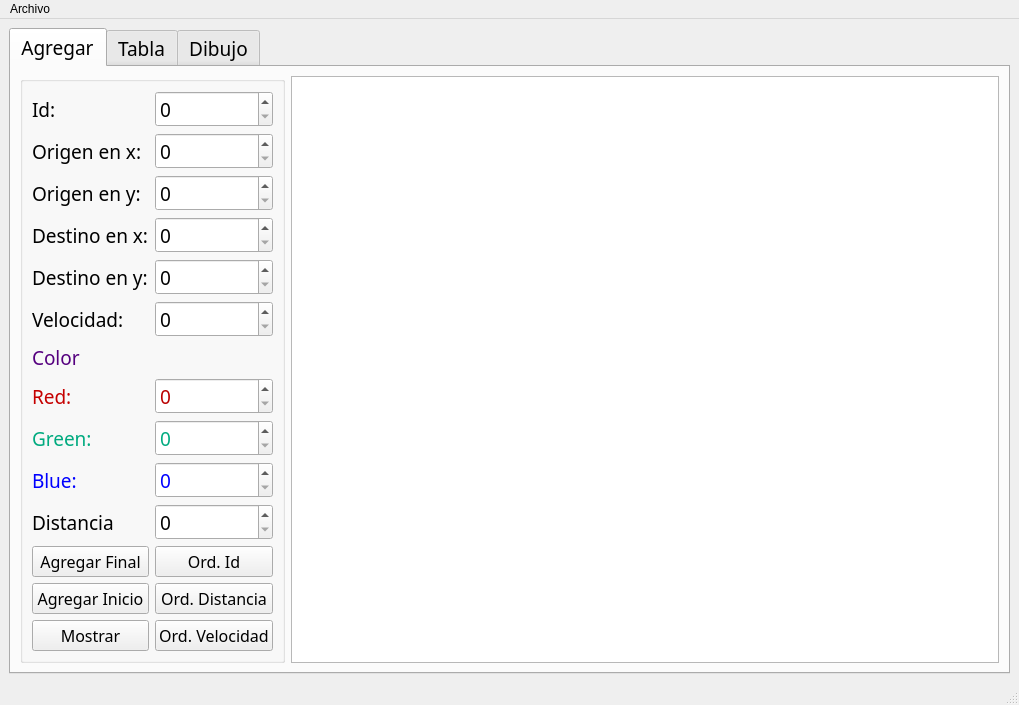
<?xml version="1.0" encoding="UTF-8"?>
<ui version="4.0">
 <class>MainWindow</class>
 <widget class="QMainWindow" name="MainWindow">
  <property name="geometry">
   <rect>
    <x>0</x>
    <y>0</y>
    <width>1019</width>
    <height>619</height>
   </rect>
  </property>
  <property name="windowTitle">
   <string>Particulas</string>
  </property>
  <widget class="QWidget" name="centralwidget">
   <layout class="QGridLayout" name="gridLayout_3">
    <item row="0" column="0">
     <widget class="QTabWidget" name="tabWidget">
      <property name="font">
       <font>
        <family>Pristina</family>
        <pointsize>14</pointsize>
       </font>
      </property>
      <property name="currentIndex">
       <number>0</number>
      </property>
      <widget class="QWidget" name="tab">
       <attribute name="title">
        <string>Agregar</string>
       </attribute>
       <layout class="QGridLayout" name="gridLayout_2">
        <item row="0" column="0">
         <widget class="QGroupBox" name="groupBox">
          <property name="title">
           <string/>
          </property>
          <layout class="QGridLayout" name="gridLayout">
           <item row="0" column="0">
            <widget class="QLabel" name="Id">
             <property name="font">
              <font>
               <family>Rage Italic</family>
               <pointsize>14</pointsize>
              </font>
             </property>
             <property name="text">
              <string>Id:</string>
             </property>
            </widget>
           </item>
           <item row="0" column="1">
            <widget class="QSpinBox" name="Id_spinBox">
             <property name="font">
              <font>
               <family>Rage Italic</family>
               <pointsize>14</pointsize>
              </font>
             </property>
            </widget>
           </item>
           <item row="1" column="0">
            <widget class="QLabel" name="OrigenX">
             <property name="font">
              <font>
               <family>Rage Italic</family>
               <pointsize>14</pointsize>
              </font>
             </property>
             <property name="text">
              <string>Origen en x:</string>
             </property>
            </widget>
           </item>
           <item row="1" column="1">
            <widget class="QSpinBox" name="OrigenX_spinBox">
             <property name="font">
              <font>
               <family>Rage Italic</family>
               <pointsize>14</pointsize>
              </font>
             </property>
             <property name="maximum">
              <number>500</number>
             </property>
            </widget>
           </item>
           <item row="2" column="0">
            <widget class="QLabel" name="OrigenY">
             <property name="font">
              <font>
               <family>Rage Italic</family>
               <pointsize>14</pointsize>
              </font>
             </property>
             <property name="text">
              <string>Origen en y:</string>
             </property>
            </widget>
           </item>
           <item row="2" column="1">
            <widget class="QSpinBox" name="OrigenY_spinBox">
             <property name="font">
              <font>
               <family>Rage Italic</family>
               <pointsize>14</pointsize>
              </font>
             </property>
             <property name="maximum">
              <number>500</number>
             </property>
            </widget>
           </item>
           <item row="3" column="0">
            <widget class="QLabel" name="DestinoX">
             <property name="font">
              <font>
               <family>Rage Italic</family>
               <pointsize>14</pointsize>
              </font>
             </property>
             <property name="text">
              <string>Destino en x:</string>
             </property>
            </widget>
           </item>
           <item row="3" column="1">
            <widget class="QSpinBox" name="DestinoX_spinBox">
             <property name="font">
              <font>
               <family>Rage Italic</family>
               <pointsize>14</pointsize>
              </font>
             </property>
             <property name="maximum">
              <number>500</number>
             </property>
            </widget>
           </item>
           <item row="4" column="0">
            <widget class="QLabel" name="DestinoY">
             <property name="font">
              <font>
               <family>Rage Italic</family>
               <pointsize>14</pointsize>
              </font>
             </property>
             <property name="text">
              <string>Destino en y:</string>
             </property>
            </widget>
           </item>
           <item row="4" column="1">
            <widget class="QSpinBox" name="DestinoY_spinBox">
             <property name="font">
              <font>
               <family>Rage Italic</family>
               <pointsize>14</pointsize>
              </font>
             </property>
             <property name="maximum">
              <number>500</number>
             </property>
            </widget>
           </item>
           <item row="5" column="0">
            <widget class="QLabel" name="Velocidad">
             <property name="font">
              <font>
               <family>Rage Italic</family>
               <pointsize>14</pointsize>
              </font>
             </property>
             <property name="text">
              <string>Velocidad:</string>
             </property>
            </widget>
           </item>
           <item row="5" column="1">
            <widget class="QSpinBox" name="Velocidad_spinBox">
             <property name="font">
              <font>
               <family>Rage Italic</family>
               <pointsize>14</pointsize>
              </font>
             </property>
            </widget>
           </item>
           <item row="6" column="0">
            <widget class="QLabel" name="Color">
             <property name="palette">
              <palette>
               <active>
                <colorrole role="WindowText">
                 <brush brushstyle="SolidPattern">
                  <color alpha="255">
                   <red>85</red>
                   <green>0</green>
                   <blue>127</blue>
                  </color>
                 </brush>
                </colorrole>
               </active>
               <inactive>
                <colorrole role="WindowText">
                 <brush brushstyle="SolidPattern">
                  <color alpha="255">
                   <red>85</red>
                   <green>0</green>
                   <blue>127</blue>
                  </color>
                 </brush>
                </colorrole>
               </inactive>
               <disabled>
                <colorrole role="WindowText">
                 <brush brushstyle="SolidPattern">
                  <color alpha="255">
                   <red>120</red>
                   <green>120</green>
                   <blue>120</blue>
                  </color>
                 </brush>
                </colorrole>
               </disabled>
              </palette>
             </property>
             <property name="font">
              <font>
               <family>Rage Italic</family>
               <pointsize>14</pointsize>
              </font>
             </property>
             <property name="text">
              <string>Color</string>
             </property>
            </widget>
           </item>
           <item row="7" column="0">
            <widget class="QLabel" name="Red">
             <property name="palette">
              <palette>
               <active>
                <colorrole role="WindowText">
                 <brush brushstyle="SolidPattern">
                  <color alpha="255">
                   <red>197</red>
                   <green>0</green>
                   <blue>0</blue>
                  </color>
                 </brush>
                </colorrole>
               </active>
               <inactive>
                <colorrole role="WindowText">
                 <brush brushstyle="SolidPattern">
                  <color alpha="255">
                   <red>197</red>
                   <green>0</green>
                   <blue>0</blue>
                  </color>
                 </brush>
                </colorrole>
               </inactive>
               <disabled>
                <colorrole role="WindowText">
                 <brush brushstyle="SolidPattern">
                  <color alpha="255">
                   <red>120</red>
                   <green>120</green>
                   <blue>120</blue>
                  </color>
                 </brush>
                </colorrole>
               </disabled>
              </palette>
             </property>
             <property name="font">
              <font>
               <family>Rage Italic</family>
               <pointsize>14</pointsize>
              </font>
             </property>
             <property name="text">
              <string>Red:</string>
             </property>
            </widget>
           </item>
           <item row="7" column="1">
            <widget class="QSpinBox" name="Red_spinBox">
             <property name="palette">
              <palette>
               <active>
                <colorrole role="Text">
                 <brush brushstyle="SolidPattern">
                  <color alpha="255">
                   <red>185</red>
                   <green>0</green>
                   <blue>0</blue>
                  </color>
                 </brush>
                </colorrole>
                <colorrole role="PlaceholderText">
                 <brush brushstyle="SolidPattern">
                  <color alpha="128">
                   <red>185</red>
                   <green>0</green>
                   <blue>0</blue>
                  </color>
                 </brush>
                </colorrole>
               </active>
               <inactive>
                <colorrole role="Text">
                 <brush brushstyle="SolidPattern">
                  <color alpha="255">
                   <red>185</red>
                   <green>0</green>
                   <blue>0</blue>
                  </color>
                 </brush>
                </colorrole>
                <colorrole role="PlaceholderText">
                 <brush brushstyle="SolidPattern">
                  <color alpha="128">
                   <red>185</red>
                   <green>0</green>
                   <blue>0</blue>
                  </color>
                 </brush>
                </colorrole>
               </inactive>
               <disabled>
                <colorrole role="Text">
                 <brush brushstyle="SolidPattern">
                  <color alpha="255">
                   <red>120</red>
                   <green>120</green>
                   <blue>120</blue>
                  </color>
                 </brush>
                </colorrole>
                <colorrole role="PlaceholderText">
                 <brush brushstyle="SolidPattern">
                  <color alpha="128">
                   <red>0</red>
                   <green>0</green>
                   <blue>0</blue>
                  </color>
                 </brush>
                </colorrole>
               </disabled>
              </palette>
             </property>
             <property name="font">
              <font>
               <family>Rage Italic</family>
               <pointsize>14</pointsize>
              </font>
             </property>
             <property name="maximum">
              <number>255</number>
             </property>
            </widget>
           </item>
           <item row="8" column="0">
            <widget class="QLabel" name="Green">
             <property name="palette">
              <palette>
               <active>
                <colorrole role="WindowText">
                 <brush brushstyle="SolidPattern">
                  <color alpha="255">
                   <red>0</red>
                   <green>170</green>
                   <blue>127</blue>
                  </color>
                 </brush>
                </colorrole>
               </active>
               <inactive>
                <colorrole role="WindowText">
                 <brush brushstyle="SolidPattern">
                  <color alpha="255">
                   <red>0</red>
                   <green>170</green>
                   <blue>127</blue>
                  </color>
                 </brush>
                </colorrole>
               </inactive>
               <disabled>
                <colorrole role="WindowText">
                 <brush brushstyle="SolidPattern">
                  <color alpha="255">
                   <red>120</red>
                   <green>120</green>
                   <blue>120</blue>
                  </color>
                 </brush>
                </colorrole>
               </disabled>
              </palette>
             </property>
             <property name="font">
              <font>
               <family>Rage Italic</family>
               <pointsize>14</pointsize>
              </font>
             </property>
             <property name="text">
              <string>Green:</string>
             </property>
            </widget>
           </item>
           <item row="8" column="1">
            <widget class="QSpinBox" name="Green_spinBox">
             <property name="palette">
              <palette>
               <active>
                <colorrole role="Text">
                 <brush brushstyle="SolidPattern">
                  <color alpha="255">
                   <red>0</red>
                   <green>170</green>
                   <blue>127</blue>
                  </color>
                 </brush>
                </colorrole>
                <colorrole role="PlaceholderText">
                 <brush brushstyle="SolidPattern">
                  <color alpha="128">
                   <red>0</red>
                   <green>170</green>
                   <blue>127</blue>
                  </color>
                 </brush>
                </colorrole>
               </active>
               <inactive>
                <colorrole role="Text">
                 <brush brushstyle="SolidPattern">
                  <color alpha="255">
                   <red>0</red>
                   <green>170</green>
                   <blue>127</blue>
                  </color>
                 </brush>
                </colorrole>
                <colorrole role="PlaceholderText">
                 <brush brushstyle="SolidPattern">
                  <color alpha="128">
                   <red>0</red>
                   <green>170</green>
                   <blue>127</blue>
                  </color>
                 </brush>
                </colorrole>
               </inactive>
               <disabled>
                <colorrole role="Text">
                 <brush brushstyle="SolidPattern">
                  <color alpha="255">
                   <red>120</red>
                   <green>120</green>
                   <blue>120</blue>
                  </color>
                 </brush>
                </colorrole>
                <colorrole role="PlaceholderText">
                 <brush brushstyle="SolidPattern">
                  <color alpha="128">
                   <red>0</red>
                   <green>0</green>
                   <blue>0</blue>
                  </color>
                 </brush>
                </colorrole>
               </disabled>
              </palette>
             </property>
             <property name="font">
              <font>
               <family>Rage Italic</family>
               <pointsize>14</pointsize>
              </font>
             </property>
             <property name="maximum">
              <number>255</number>
             </property>
            </widget>
           </item>
           <item row="9" column="0">
            <widget class="QLabel" name="Blue">
             <property name="palette">
              <palette>
               <active>
                <colorrole role="WindowText">
                 <brush brushstyle="SolidPattern">
                  <color alpha="255">
                   <red>0</red>
                   <green>0</green>
                   <blue>255</blue>
                  </color>
                 </brush>
                </colorrole>
               </active>
               <inactive>
                <colorrole role="WindowText">
                 <brush brushstyle="SolidPattern">
                  <color alpha="255">
                   <red>0</red>
                   <green>0</green>
                   <blue>255</blue>
                  </color>
                 </brush>
                </colorrole>
               </inactive>
               <disabled>
                <colorrole role="WindowText">
                 <brush brushstyle="SolidPattern">
                  <color alpha="255">
                   <red>120</red>
                   <green>120</green>
                   <blue>120</blue>
                  </color>
                 </brush>
                </colorrole>
               </disabled>
              </palette>
             </property>
             <property name="font">
              <font>
               <family>Rage Italic</family>
               <pointsize>14</pointsize>
              </font>
             </property>
             <property name="text">
              <string>Blue:</string>
             </property>
            </widget>
           </item>
           <item row="9" column="1">
            <widget class="QSpinBox" name="Blue_spinBox">
             <property name="palette">
              <palette>
               <active>
                <colorrole role="Text">
                 <brush brushstyle="SolidPattern">
                  <color alpha="255">
                   <red>0</red>
                   <green>0</green>
                   <blue>255</blue>
                  </color>
                 </brush>
                </colorrole>
                <colorrole role="ButtonText">
                 <brush brushstyle="SolidPattern">
                  <color alpha="255">
                   <red>0</red>
                   <green>0</green>
                   <blue>0</blue>
                  </color>
                 </brush>
                </colorrole>
                <colorrole role="PlaceholderText">
                 <brush brushstyle="SolidPattern">
                  <color alpha="128">
                   <red>0</red>
                   <green>0</green>
                   <blue>255</blue>
                  </color>
                 </brush>
                </colorrole>
               </active>
               <inactive>
                <colorrole role="Text">
                 <brush brushstyle="SolidPattern">
                  <color alpha="255">
                   <red>0</red>
                   <green>0</green>
                   <blue>255</blue>
                  </color>
                 </brush>
                </colorrole>
                <colorrole role="ButtonText">
                 <brush brushstyle="SolidPattern">
                  <color alpha="255">
                   <red>0</red>
                   <green>0</green>
                   <blue>0</blue>
                  </color>
                 </brush>
                </colorrole>
                <colorrole role="PlaceholderText">
                 <brush brushstyle="SolidPattern">
                  <color alpha="128">
                   <red>0</red>
                   <green>0</green>
                   <blue>255</blue>
                  </color>
                 </brush>
                </colorrole>
               </inactive>
               <disabled>
                <colorrole role="Text">
                 <brush brushstyle="SolidPattern">
                  <color alpha="255">
                   <red>120</red>
                   <green>120</green>
                   <blue>120</blue>
                  </color>
                 </brush>
                </colorrole>
                <colorrole role="ButtonText">
                 <brush brushstyle="SolidPattern">
                  <color alpha="255">
                   <red>120</red>
                   <green>120</green>
                   <blue>120</blue>
                  </color>
                 </brush>
                </colorrole>
                <colorrole role="PlaceholderText">
                 <brush brushstyle="SolidPattern">
                  <color alpha="128">
                   <red>0</red>
                   <green>0</green>
                   <blue>0</blue>
                  </color>
                 </brush>
                </colorrole>
               </disabled>
              </palette>
             </property>
             <property name="font">
              <font>
               <family>Rage Italic</family>
               <pointsize>14</pointsize>
              </font>
             </property>
             <property name="maximum">
              <number>255</number>
             </property>
            </widget>
           </item>
           <item row="10" column="0">
            <widget class="QLabel" name="Distancia">
             <property name="font">
              <font>
               <family>Rage Italic</family>
              </font>
             </property>
             <property name="text">
              <string>Distancia</string>
             </property>
            </widget>
           </item>
           <item row="10" column="1">
            <widget class="QSpinBox" name="Distancia_spinBox">
             <property name="font">
              <font>
               <family>Rage Italic</family>
              </font>
             </property>
            </widget>
           </item>
           <item row="11" column="0">
            <widget class="QPushButton" name="AgregarFinal">
             <property name="font">
              <font>
               <family>Broadway</family>
               <pointsize>12</pointsize>
              </font>
             </property>
             <property name="cursor">
              <cursorShape>ArrowCursor</cursorShape>
             </property>
             <property name="text">
              <string>Agregar Final</string>
             </property>
            </widget>
           </item>
           <item row="11" column="1">
            <widget class="QPushButton" name="OrdId">
             <property name="font">
              <font>
               <family>Broadway</family>
               <pointsize>12</pointsize>
              </font>
             </property>
             <property name="text">
              <string>Ord. Id</string>
             </property>
            </widget>
           </item>
           <item row="12" column="0">
            <widget class="QPushButton" name="AgregarInicio">
             <property name="font">
              <font>
               <family>Broadway</family>
               <pointsize>12</pointsize>
              </font>
             </property>
             <property name="text">
              <string>Agregar Inicio</string>
             </property>
            </widget>
           </item>
           <item row="12" column="1">
            <widget class="QPushButton" name="OrdDistancia">
             <property name="font">
              <font>
               <family>Broadway</family>
               <pointsize>12</pointsize>
              </font>
             </property>
             <property name="text">
              <string>Ord. Distancia</string>
             </property>
            </widget>
           </item>
           <item row="13" column="0">
            <widget class="QPushButton" name="Mostrar">
             <property name="font">
              <font>
               <family>Broadway</family>
               <pointsize>12</pointsize>
              </font>
             </property>
             <property name="text">
              <string>Mostrar</string>
             </property>
            </widget>
           </item>
           <item row="13" column="1">
            <widget class="QPushButton" name="OrdVelocidad">
             <property name="font">
              <font>
               <family>Broadway</family>
               <pointsize>12</pointsize>
              </font>
             </property>
             <property name="text">
              <string>Ord. Velocidad</string>
             </property>
            </widget>
           </item>
          </layout>
         </widget>
        </item>
        <item row="0" column="1">
         <widget class="QPlainTextEdit" name="plainTextEdit">
          <property name="font">
           <font>
            <family>Rage Italic</family>
            <pointsize>14</pointsize>
           </font>
          </property>
         </widget>
        </item>
       </layout>
      </widget>
      <widget class="QWidget" name="tab_2">
       <attribute name="title">
        <string>Tabla</string>
       </attribute>
       <layout class="QGridLayout" name="gridLayout_4">
        <item row="1" column="0">
         <widget class="QLineEdit" name="Buscar">
          <property name="placeholderText">
           <string>Id de Particula</string>
          </property>
         </widget>
        </item>
        <item row="1" column="1">
         <widget class="QPushButton" name="Buscar_Boton">
          <property name="font">
           <font>
            <family>Broadway</family>
            <pointsize>14</pointsize>
           </font>
          </property>
          <property name="text">
           <string>Buscar</string>
          </property>
         </widget>
        </item>
        <item row="1" column="2">
         <widget class="QPushButton" name="Mostrar_Tabla_Boton">
          <property name="font">
           <font>
            <family>Broadway</family>
            <pointsize>14</pointsize>
           </font>
          </property>
          <property name="text">
           <string>Mostrar</string>
          </property>
         </widget>
        </item>
        <item row="0" column="0" colspan="3">
         <widget class="QTableWidget" name="tableWidget">
          <property name="font">
           <font>
            <pointsize>12</pointsize>
           </font>
          </property>
         </widget>
        </item>
       </layout>
      </widget>
      <widget class="QWidget" name="tab_3">
       <attribute name="title">
        <string>Dibujo</string>
       </attribute>
       <layout class="QGridLayout" name="gridLayout_5">
        <item row="0" column="0" colspan="2">
         <widget class="QGraphicsView" name="graphicsView"/>
        </item>
        <item row="1" column="0">
         <widget class="QPushButton" name="Dibujar">
          <property name="font">
           <font>
            <family>Broadway</family>
           </font>
          </property>
          <property name="text">
           <string>Dibujar</string>
          </property>
         </widget>
        </item>
        <item row="1" column="1">
         <widget class="QPushButton" name="Limpiar">
          <property name="font">
           <font>
            <family>Broadway</family>
           </font>
          </property>
          <property name="text">
           <string>Limpiar</string>
          </property>
         </widget>
        </item>
       </layout>
      </widget>
     </widget>
    </item>
   </layout>
  </widget>
  <widget class="QMenuBar" name="menubar">
   <property name="geometry">
    <rect>
     <x>0</x>
     <y>0</y>
     <width>1019</width>
     <height>21</height>
    </rect>
   </property>
   <widget class="QMenu" name="menuArchivo">
    <property name="title">
     <string>Archivo</string>
    </property>
    <addaction name="actionAbrir"/>
    <addaction name="actionGuardar"/>
   </widget>
   <addaction name="menuArchivo"/>
  </widget>
  <widget class="QStatusBar" name="statusbar"/>
  <action name="actionAbrir">
   <property name="text">
    <string>Abrir</string>
   </property>
   <property name="font">
    <font>
     <family>Script MT Bold</family>
     <pointsize>14</pointsize>
     <weight>75</weight>
     <bold>true</bold>
    </font>
   </property>
   <property name="shortcut">
    <string>Ctrl+O</string>
   </property>
  </action>
  <action name="actionGuardar">
   <property name="text">
    <string>Guardar</string>
   </property>
   <property name="font">
    <font>
     <family>Script MT Bold</family>
     <pointsize>14</pointsize>
     <weight>75</weight>
     <bold>true</bold>
    </font>
   </property>
   <property name="shortcut">
    <string>Ctrl+S</string>
   </property>
  </action>
 </widget>
 <resources/>
 <connections/>
</ui>
